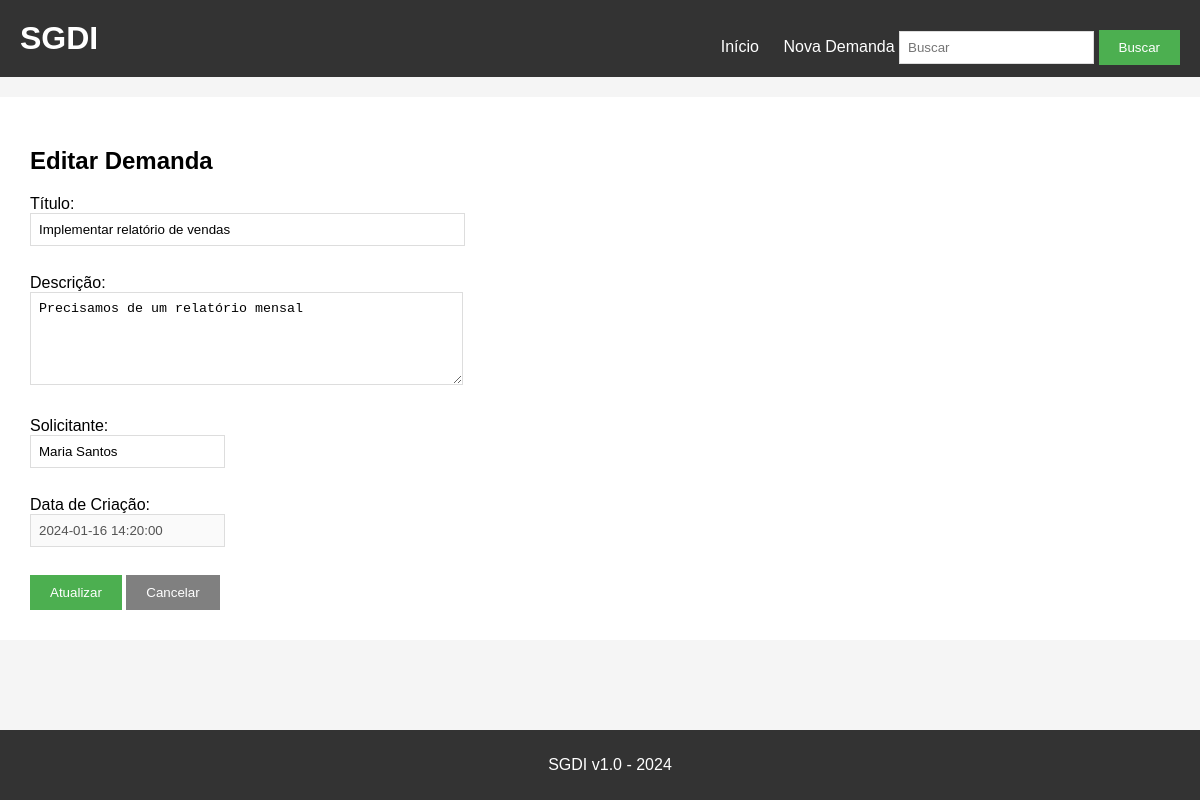
The app's page /editar/2 with its own data.
### tables this page shows
CREATE TABLE "demandas" (
            id INTEGER PRIMARY KEY AUTOINCREMENT,
            titulo TEXT NOT NULL,
            descricao TEXT NOT NULL,
            solicitante TEXT NOT NULL,
            data_criacao TEXT NOT NULL
        );

### app.py (the view, shortened to what this page needs)
@app.route('/editar/<int:id>', methods=['GET', 'POST'])
def editar(id):
    conn = get_db()
    cursor = conn.cursor()
    demanda = cursor.execute('SELECT * FROM demandas WHERE id = ?', (id,)).fetchone()
    conn.close()
    if demanda is None:
        abort(404)
    return render_template('editar.html', demanda=demanda)

### app.py (called while the page is built)
def get_db():
    conn = sqlite3.connect('demandas.db')
    conn.row_factory = sqlite3.Row
    return conn

### templates/editar.html
{% extends "base.html" %}
{% block content %}
<h2>Editar Demanda</h2>
<form method="POST" action="/editar/{{ demanda[0] }}">
    <div>
        <label>Título:</label><br>
        <input type="text" name="titulo" value="{{ demanda[1] }}" size="50">
    </div>
    <br>
    <div>
        <label>Descrição:</label><br>
        <textarea name="descricao" rows="5" cols="50">{{ demanda[2] }}</textarea>
    </div>
    <br>
    <div>
        <label>Solicitante:</label><br>
        <input type="text" name="solicitante" value="{{ demanda[3] }}">
    </div>
    <br>
    <div>
        <label>Data de Criação:</label><br>
        <input type="text" value="{{ demanda[4] }}" disabled>
    </div>
    <br>
    <button type="submit">Atualizar</button>
    <a href="/"><button type="button">Cancelar</button></a>
</form>
{% endblock %}

### static/style.css (style rules this page uses)
body { font-family: Arial, sans-serif; background-color: #f5f5f5; padding: 0; margin: 0; }
button { background-color: #4CAF50; color: white; padding: 10px 20px; border: none; cursor: pointer; }
button[type="button"] { background-color: #808080; }
form div { margin-bottom: 10px; }
input[type="text"], textarea { padding: 8px; border: 1px solid #ddd; }
textarea { resize: vertical; }

### templates/base.html (style rules this page uses)
body { margin: 0; }

### records on screen
demandas: titulo "Implementar relatório de vendas", descricao "Precisamos de um relatório mensal", solicitante "Maria Santos", data_criacao "2024-01-16 14:20:00"
